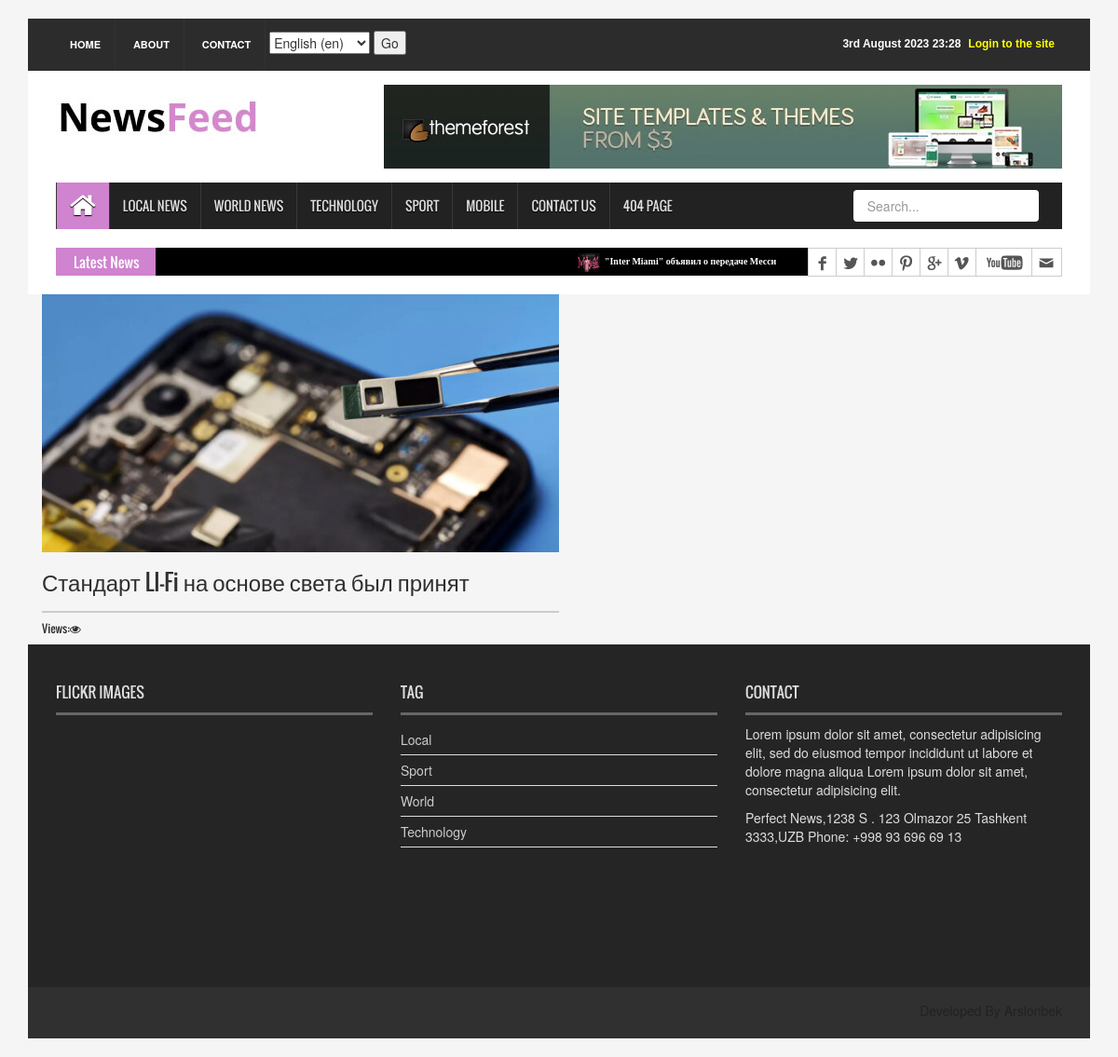
/en/technology/, run on the app's committed database.
### news_app/models.py (models this page shows, shortened)
class News(models.Model):
    class Status(models.TextChoices):
        Draft = "DF", "Draft"
        Published = "PB", "Published"
    title = models.CharField(max_length=250)
    slug = models.SlugField(max_length=250)
    body = models.TextField()
    image = models.ImageField(upload_to='news/images')
    category = models.ForeignKey(Category, on_delete=models.CASCADE)
    publish_time = models.DateTimeField(default=timezone.now)
    created_time = models.DateTimeField(auto_now_add=True)
    updated_time = models.DateTimeField(auto_now=True)
    status = models.CharField(max_length=2, choices=Status.choices, default=Status.Draft)
    objects = models.Manager()  # default manager
    published = PublishedManager()
    class Meta:
        ordering = ["-publish_time"]
    def get_absolute_url(self):
        return reverse("news_detail_page", args=[self.slug])

class Category(models.Model):
    name = models.CharField(max_length=150)
    class Meta:
        verbose_name_plural = 'Categories'

### news_app/views.py (the view)
# urls.py: path('technology/', TechnologyNewsView.as_view(), name='technology_news_page'),
class TechnologyNewsView(ListView):
    model = News
    template_name = 'news/technology.html'
    context_object_name = 'technology_news'
    def get_queryset(self):
        news = self.model.published.all().filter(category__name='technology')
        return news
    def get_context_data(self, **kwargs):
        context = super().get_context_data(**kwargs)
        context['categories'] = Category.objects.all()
        context['news_list'] = News.published.all().order_by('-publish_time')[:15]
        context['technology'] = News.published.all().filter(category__name='Technology').order_by('-publish_time')[:5]
        return context

### news_app/context_processor.py (called while the page is built)
def latest_news(request):
    latest_news = News.published.all().order_by('-publish_time')[:10]
    context = {
        'latest_news': latest_news
    }
    return context

### news_app/models.py (called while the page is built)
    def get_queryset(self):
        return super().get_queryset().filter(status=News.Status.Published)

### templates/news/technology.html (shortened to what this page needs)
{% extends 'news/base.html' %}
{% load static %}
{% load hitcount_tags %}
{% load i18n %}
{% block content %}
     {% for news in technology %}
        <div class="container">
            <div class="row">
                <div class="col-sm-6">
                  <a href="{{news.get_absolute_url}}">
                    <img src="{{ news.image.url }}" alt="{{ news.title }}" style="width:100%">
                    <h2 style="border-bottom: 2px solid #ccc; padding-bottom: 20px; font-size: 24px;">{{news.title}}</h2>
                    <h6> Views:<i class="fa fa-eye" aria-hidden="true"></i> {% get_hit_count for news %} </h6>
                  </a>
                </div>
            </div>
        </div>
     {% endfor %}
{% endblock content %}

### templates/news/base.html (shortened to what this page needs)
{% load static %}
{% load i18n %}
<!DOCTYPE html>
<html>
<head>
<link rel="stylesheet" type="text/css" href="{% static 'css/bootstrap.min.css' %}">
<link rel="stylesheet" type="text/css" href="{% static 'css/font-awesome.min.css' %}">
<link rel="stylesheet" type="text/css" href="{% static 'css/animate.css' %}">
<link rel="stylesheet" type="text/css" href="{% static 'css/font.css' %}">
<link rel="stylesheet" type="text/css" href="{% static 'css/li-scroller.css' %}">
<link rel="stylesheet" type="text/css" href="{% static 'css/slick.css' %}">
<link rel="stylesheet" type="text/css" href="{% static 'css/jquery.fancybox.css' %}">
<link rel="stylesheet" type="text/css" href="{% static 'css/theme.css' %}">
<link rel="stylesheet" type="text/css" href="{% static 'css/style.css' %}">
</head>
<body>
<div class="container">
  <header id="header">
    <div class="row">
      <div class="col-lg-12 col-md-12 col-sm-12">
        <div class="header_top">
          <div class="header_top_left">
            <ul class="top_nav">
              <li><a href="{% url 'home_page' %}">{% blocktrans %}Home{% endblocktrans %}</a></li>
              <li><a href="#">{% blocktrans %}About{% endblocktrans %}</a></li>
              <li><a href="{% url 'contact_page' %}">{% blocktrans %}Contact{% endblocktrans %}</a></li>
              <li>
              <form action="{% url 'set_language' %}" method="post">{% csrf_token %}
                  <select name="language">
                      {% get_current_language as LANGUAGE_CODE %}
                      {% get_available_languages as LANGUAGES %}
                      {% get_language_info_list for LANGUAGES as languages %}
                      {% for language in languages %}
                          <option value="{{ language.code }}"{% if language.code == LANGUAGE_CODE %} selected{% endif %}>
                              {{ language.name_local }} ({{ language.code }})
                          </option>
                      {% endfor %}
                  </select>
                  <input type="submit" value="Go">
              </form>
              </li>
            </ul>
          </div>
          <div class="header_top_right ">
            {% if request.user.is_authenticated %}
            <p><a href="{% url 'logout'%}" style="color: yellow">{% blocktrans %}Logout{% endblocktrans %}</a></p>
            <p><a href="{% url 'user_profile'%}" style="color: yellow">{% blocktrans %}My Profile{% endblocktrans %}</a></p>
            {% else %}
            <p><a href="{% url 'login' %}" style="color: yellow">{% blocktrans %}Login to the site{% endblocktrans %}</a></p>
            {% endif %}
            <p>{% now "jS F Y H:i" %}</p>
          </div>
        </div>
      </div>
      <div class="col-lg-12 col-md-12 col-sm-12">
        <div class="header_bottom">
          <div class="logo_area"><a href="{% url 'home_page' %}" class="logo"><img src="{% static 'images/logo.jpg' %}" alt=""></a></div>
          <div class="add_banner"><a href="#"><img src="{% static 'images/addbanner_728x90_V1.jpg' %}" alt=""></a></div>
        </div>
      </div>
    </div>
  </header>
  <section id="navArea">
    <nav class="navbar navbar-inverse" role="navigation">
      <div id="navbar" class="navbar-collapse collapse">
        <ul class="nav navbar-nav main_nav">
          <li class="active"><a href="{% url 'home_page' %}"><span class="fa fa-home desktop-home"></span><span class="mobile-show">{% blocktrans %}Home{% endblocktrans %}</span></a></li>
          <li><a href="{% url 'local_news_page' %}">{% blocktrans %}Local News{% endblocktrans %}</a></li>
          <li><a href="{% url 'world_news_page' %}">{% blocktrans %}World News{% endblocktrans %}</a></li>
          <li><a href="{% url 'technology_news_page' %}">{% blocktrans %}Technology{% endblocktrans %}</a></li>
          <li><a href="{% url 'sport_news_page' %}">{% blocktrans %}Sport{% endblocktrans %}</a></li>
          <li class="dropdown"> <a href="#" class="dropdown-toggle" data-toggle="dropdown" role="button" aria-expanded="false">{% blocktrans %}Mobile{% endblocktrans %}</a>
          </li>
          <li><a href="{% url 'contact_page' %}">{% blocktrans %}Contact Us{% endblocktrans %}</a></li>
          <li><a href="{% url '404_page' %}">{% blocktrans %}404 Page{% endblocktrans %}</a></li>
          <li class="hidden-xs">
            <form method="get" action="{% url 'search_results' %}">
              <input type="search" name="s" placeholder="Search..." class="form-control navbar-form navbar-left" style=" margin-left: 18rem;">
            </form>
          </li>
        </ul>
      </div>
    </nav>
  </section>
  <section id="newsSection">
    <div class="row">
      <div class="col-lg-12 col-md-12">
        <div class="latest_newsarea"> <span>{% blocktrans %}Latest News{% endblocktrans %}</span>
          <ul id="ticker01" class="news_sticker">
          {% for news in latest_news %}
            <li><a href="#"><img src="{{ news.image.url }}" alt="">{{ news.title }}</a></li>
          {% endfor %}
          </ul>
          <div class="social_area">
            <ul class="social_nav">
              <li class="facebook"><a href="https://facebook.com/ArslonbekAbduqahhorov"></a></li>
              <li class="twitter"><a href="#"></a></li>
              <li class="flickr"><a href="#"></a></li>
              <li class="pinterest"><a href="#"></a></li>
              <li class="googleplus"><a href="#"></a></li>
              <li class="vimeo"><a href="#"></a></li>
              <li class="youtube"><a href="#"></a></li>
              <li class="mail"><a href="https://gmail.com/abduqahhorovarslonbek@gmail.com"></a></li>
            </ul>
          </div>
        </div>
      </div>
    </div>
  </section>
    {% block content %}
    {% endblock content %}
  <footer id="footer">
    <div class="footer_top">
      <div class="row">
        <div class="col-lg-4 col-md-4 col-sm-4">
          <div class="footer_widget wow fadeInLeftBig">
            <h2>{% blocktrans %}Flickr Images{% endblocktrans %}</h2>
          </div>
        </div>
        <div class="col-lg-4 col-md-4 col-sm-4">
          <div class="footer_widget wow fadeInDown">
            <h2>Tag</h2>
            <ul class="tag_nav">
             {% for category in categories %}
              <li><a href="#">{{ category.name }}</a></li>
             {% endfor %}
            </ul>
          </div>
        </div>
        <div class="col-lg-4 col-md-4 col-sm-4">
          <div class="footer_widget wow fadeInRightBig">
            <h2>{% blocktrans %}Contact{% endblocktrans %}</h2>
            <p>Lorem ipsum dolor sit amet, consectetur adipisicing elit, sed do eiusmod tempor incididunt ut labore et dolore magna aliqua Lorem ipsum dolor sit amet, consectetur adipisicing elit.</p>
            <address>
            Perfect News,1238 S . 123 Olmazor 25 Tashkent 3333,UZB Phone: +998 93 696 69 13
            </address>
          </div>
        </div>
      </div>
    </div>
    <div class="footer_bottom">
      <p class="developer">Developed By Arslonbek</p>
    </div>
  </footer>
</div>
</body>

### static/css/li-scroller.css (style rules this page uses)
ul.newsticker { position:relative; left:750px; font:bold 10px Verdana; list-style-type:none; margin:0; padding:0 }
ul.newsticker li { float:left; margin:0; padding:0 }
ul.newsticker a { white-space:nowrap; padding:0; color:#fff; margin:0 50px 0 0 }
ul.newsticker a > img { height:20px; margin-right:5px; width:25px }

### static/css/theme.css (style rules this page uses)
.navbar-inverse .navbar-nav > .active > a, .navbar-inverse .navbar-nav > .active > a:hover, .navbar-inverse .navbar-nav > .active > a:focus { background-color:#d083cf }
.latest_newsarea span { background:none repeat scroll 0 0 #d083cf }

### data on the page
News: image (picture), title "\"Inter Miami\" объявил о передаче Месси"
News: image (picture), title "Стандарт LI-Fi на основе света был принят"
Category: name "Local"
Category: name "Sport"
Category: name "World"
Category: name "Technology"

### other printed values
form field language "English (en)"
